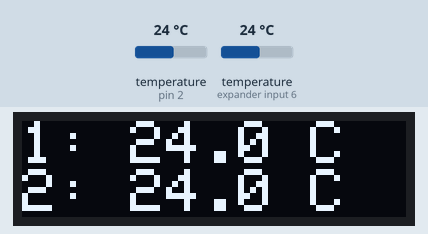
Simulated run of this sketch. Board: Arduino Uno, built with avr-gcc and run on an emulated ATmega328P. Shown: 128×32 one-colour display. The test bench sets the inputs (shaded band); at power-on: temperature (sensors on pin 2, expander input 6) 24 °C. What the sketch prints to the serial monitor is not drawn.

Above: at 1.6 s.
1.7 s: temperature (sensor on pin 2) set to 12 °C
At 3.1 s:
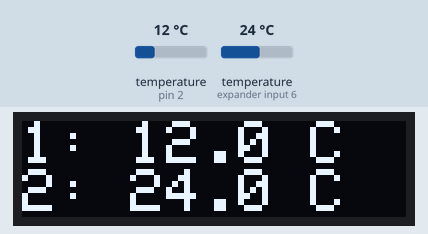
3.6 s: temperature (sensor on expander input 6) set to 12 °C
At 5.1 s:
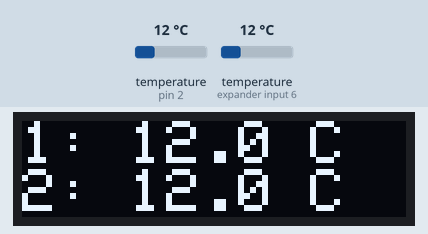
6.3 s: temperature (sensor on pin 2) set to 19 °C
At 8.3 s:
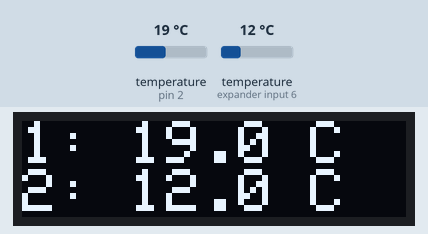
8.9 s: temperature (sensor on expander input 6) set to 19 °C
At 10.4 s:
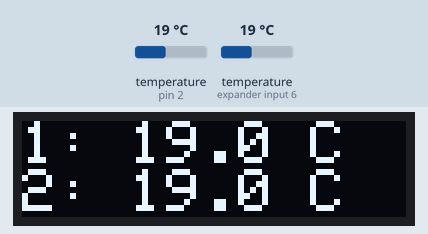
11.5 s: temperature (sensor on pin 2) set to 28 °C
At 13.5 s:
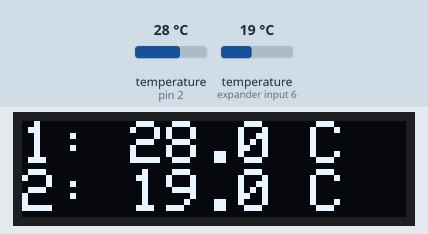
14.2 s: temperature (sensor on expander input 6) set to 28 °C
At 16.8 s:
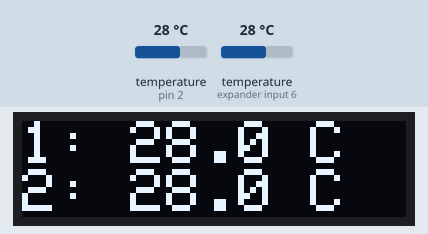
Timing chart, 0 to 17.8 s (numbered marks = the images above; inputs shaded):
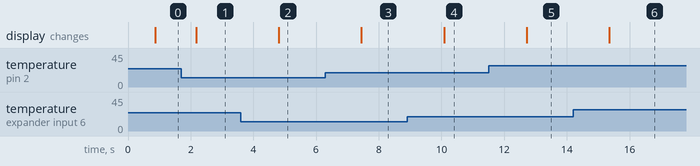

The sketch:

Hydrologendag_DS18B20_2x_OLED.ino.ino
```cpp
//Hydrologendag_DS18B20_2x_OLED.ino

#include <SPI.h>
#include <Wire.h>
#include <Adafruit_GFX.h>
#include <Adafruit_SSD1306.h>
#include <OneWire.h>
#include <DallasTemperature.h>

#define ONE_WIRE_BUS 2
OneWire oneWire(ONE_WIRE_BUS);
DallasTemperature sensors(&oneWire);

int OLED_RESET = 4;
Adafruit_SSD1306 display(OLED_RESET);

void setup(){
  display.begin(SSD1306_SWITCHCAPVCC, 0x3C); // initialize with the I2C addr 0x3C (for the 128x32)
  display.setTextSize(2); // Set the text size
  display.setTextColor(WHITE); // Set the text color

Serial.begin(9600);
  sensors.begin();

}
void loop()
{
  display.clearDisplay(); // Clear the display
  sensors.requestTemperatures(); // Send the command to get temperatures
  display.setCursor(0,0); // Set the cursor at the beginning of the display
  display.print("1: ");
  Serial.print("1: "); // Serial print
  display.print((sensors.getTempCByIndex(0)),1); // Display temp with one decimal
  Serial.print((sensors.getTempCByIndex(0)),1); // Serial print
  display.println(" C"); // Append the unit
  Serial.println(" C"); // Serial print
  display.print("2: "); // Serial print
  Serial.print("2: "); // Serial print
  display.print((sensors.getTempCByIndex(1)),1); // Display temp with one decimal
  Serial.print((sensors.getTempCByIndex(1)),1);
  display.println(" C"); // Append the unit
  Serial.println(" C"); // Serial print
  display.display(); // Display the temperature and unit on the display
  Serial.println();

delay(500);
}
```

Measured:
- after the input at 1.7 s, the display: changes after 0.48 s (image 1)
- after the input at 3.6 s, the display: changes after 1.2 s (image 2)
- after the input at 6.3 s, the display: changes after 1.1 s (image 3)
- after the input at 8.9 s, the display: changes after 1.2 s (image 4)
- after the input at 11.5 s, the display: changes after 1.2 s (image 5)
- after the input at 14.2 s, the display: changes after 1.1 s (image 6)
